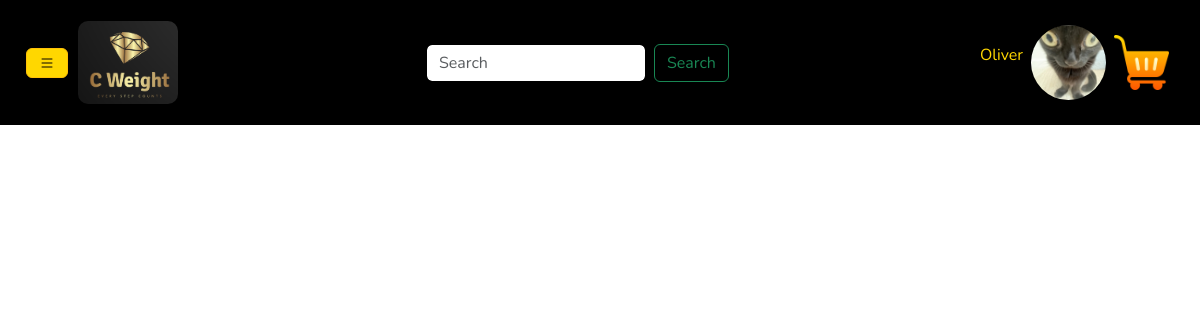
Page /Web/View/header.php (signed in) on the committed database.
### tables this page shows
CREATE TABLE `usuarios` (
  `id` int(11) NOT NULL,
  `email` varchar(50) NOT NULL,
  `password` char(40) NOT NULL,
  `rol` varchar(20) NOT NULL,
  `nombre` varchar(50) NOT NULL,
  `imagen_url` text NOT NULL,
  `creado` timestamp NOT NULL DEFAULT current_timestamp()
);

### Web/View/header.php (the view, shortened to what this page needs)
<?php
    include("../Controller/db.inc");
    if(isset($_SESSION["email"]))
    {
        $email = $_SESSION["email"];
        $sql = "SELECT id, nombre, email, imagen_url FROM usuarios WHERE email='$email'";
        $res = mysqli_query($conn, $sql);
        $row = mysqli_fetch_assoc($res);
        $nombre = $row["nombre"];
    }
    else
    {
        $nombre = "Usuario";
    }
    $imagen_url = $row["imagen_url"] ?? "./img/people.png";
?>
<head>
    <link rel="stylesheet" href="https://cdn.jsdelivr.net/npm/bootstrap-icons@1.10.5/font/bootstrap-icons.css">
    <link href="https://cdn.jsdelivr.net/npm/bootstrap@5.3.8/dist/css/bootstrap.min.css" rel="stylesheet">
    <link href="index.css" rel="stylesheet">
</head>
<header class="d-flex align-items-center justify-content-between p-3 w-100">
        <div id="right" class="d-flex flex-row align-items-center">
            <a id="aside_menu" title="Menu Aside" class="btn btn-warning bi bi-list" data-bs-toggle="offcanvas" href="#aside" role="button" aria-controls="aside"></a>
            <a href="index.php"><img width="100px" id="logo" src="img/logo.png" title="Logo"></a>
        </div>
        <form class="d-flex mx-auto form-inline" action="busqueda.php?nombre=<?php if(isset($_POST["prod"])) {echo($_POST["prod"]);} ?>" style="max-width: 400px;">
            <input id="search" class="form-control mr-sm-2" minlength="3" type="search" placeholder="Search" aria-label="Search" name="nombre">
            <button class="btn btn-outline-success my-2 my-sm-0 mx-2" type="submit">Search</button>
        </form>
        <div class="d-flex align-items-center flex-sm-row justify-content-center gap-2">
            <p id="nombre" class="float-end"><?= $nombre ?></p>
            <a href="<?php if(isset($_SESSION["nombre"])){ echo("./usuario.php"); } else{ echo("./inicio_sesion.php"); } ?>"><img id="usr_img" alt="Usuario" width="75px" src="<?php if ($imagen_url != "") { echo($imagen_url); } else { echo("./img/people.png"); } ?>"></a>
            <?php if(isset($_SESSION["nombre"])):?>
                <div class="carrito">
                    <a href="<?php if(isset($_SESSION["carrito"])){ echo("./carrito.php"); } else{ echo("./inicio_sesion.php");}?>"><img src="./img/shopping-cart.png" width="55px" alt="Notificaciones"></a>
                </div>
            <?php endif; ?>
        </div>
    </header>

### Web/View/index.css (style rules this page uses)
* { font-family: "Nunito", sans-serif; font-style: normal; }
a { text-decoration: none; color:inherit; }
header { display:flex; background-color: black; align-items:center; width:100%; }
header .bi { background-color: gold; margin: 10px; height:30px; display:flex; }
header form { display: flex; margin:0px; }
header img { margin-top:5px; margin-bottom:5px; }
#nombre, footer ul { color:gold; }
#usr_img { border-radius: 50%; }
.carrito { position: relative; display: inline-block; margin-right: 15px; }
input.form-control { border:1px solid black; }
@media (min-width:635px) { #logo { transition:0.15s ease-in; } }
#logo_as, #logo { border-radius: 10px; margin-right:5px; }
#aside_menu { transition:0.2s ease-in; }

### rows in the picture
usuarios: nombre "Oliver", imagen_url (picture)
